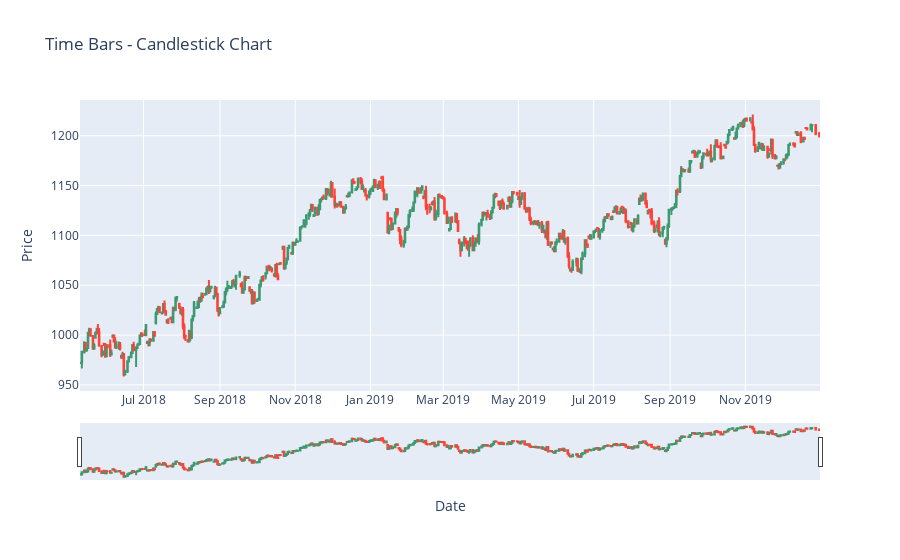

Notebook code for this chart:
### Code cell
import plotly.graph_objects as go

fig = go.Figure(data=[go.Candlestick(x=time_bars[-500:].index,
                open=time_bars['open'],
                high=time_bars['high'],
                low=time_bars['low'],
                close=time_bars['close'])])
fig.update_layout(title='Time Bars - Candlestick Chart', xaxis_title='Date', yaxis_title='Price')
fig.show()

### Figure 1 — Plotly figure (JSON) as saved in the notebook; plotly's stock layout.template omitted (floating-point values rounded to 4 significant figures; data arrays with more than 128 entries replaced by an {"elided": "..."} marker saying what was removed)
{"data": [{"close": {"elided": "5093 float values"}, "high": {"elided": "5093 float values"}, "low": {"elided": "5093 float values"}, "open": {"elided": "5093 float values"}, "type": "candlestick", "x": {"elided": "500 str values"}}], "layout": {"title": {"text": "Time Bars - Candlestick Chart"}, "xaxis": {"title": {"text": "Date"}}, "yaxis": {"title": {"text": "Price"}}}}
